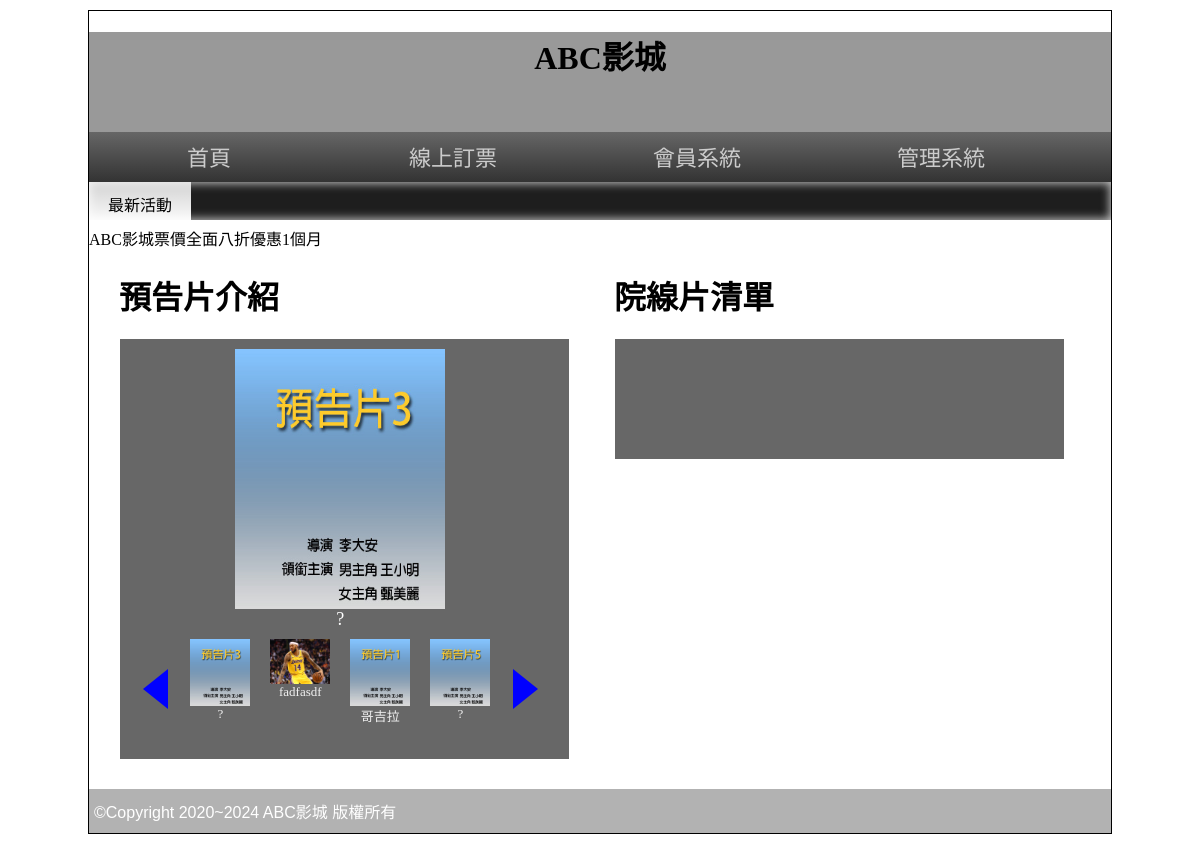
Before: / with the older database file.
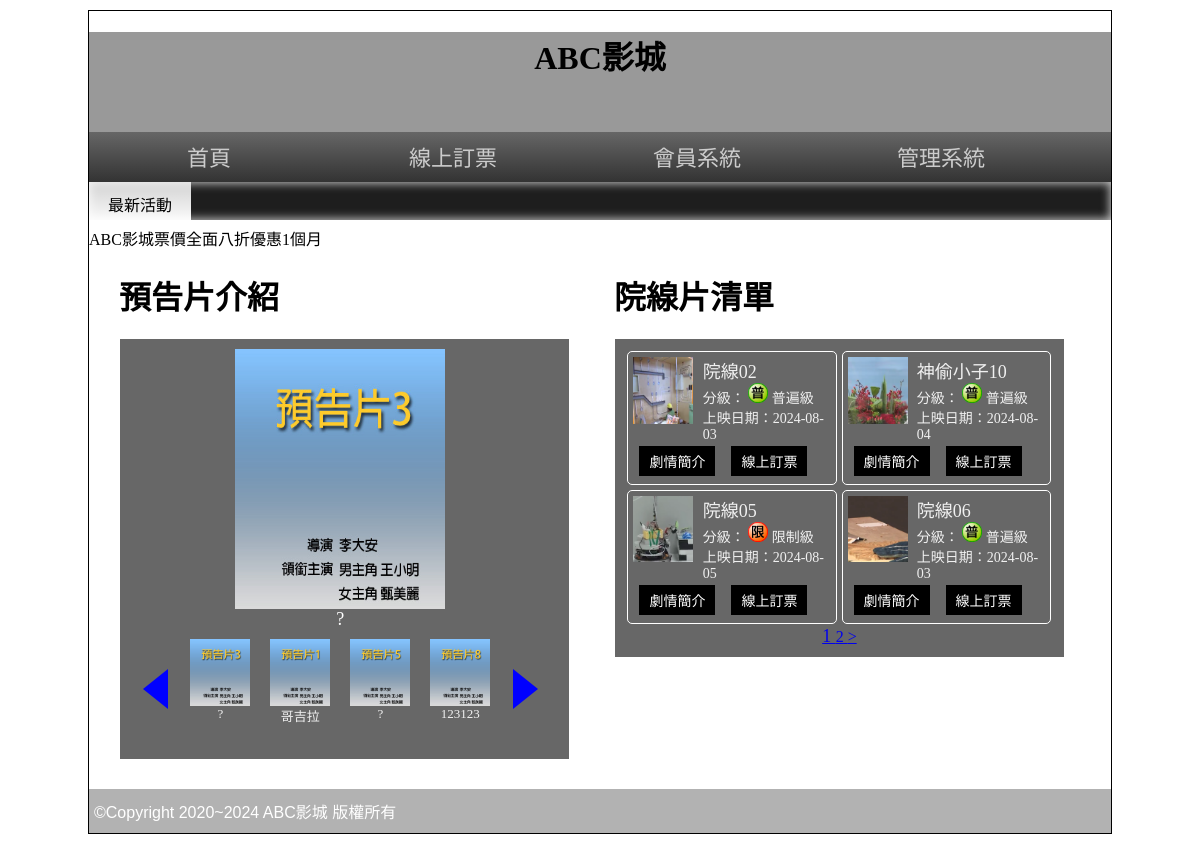
After: the same page with the newer database file.
### tables this page shows
CREATE TABLE `posters` (
  `id` int(10) UNSIGNED NOT NULL,
  `name` text NOT NULL,
  `img` text NOT NULL,
  `rank` int(10) UNSIGNED NOT NULL,
  `ani` int(10) UNSIGNED NOT NULL,
  `sh` int(1) UNSIGNED NOT NULL DEFAULT 1
);

CREATE TABLE `movies` (
  `id` int(10) UNSIGNED NOT NULL,
  `name` text NOT NULL,
  `level` int(1) NOT NULL,
  `length` int(10) NOT NULL,
  `ondate` date NOT NULL,
  `publish` text NOT NULL,
  `director` text NOT NULL,
  `trailer` text NOT NULL,
  `poster` text NOT NULL,
  `intro` text NOT NULL,
  `sh` int(1) NOT NULL,
  `rank` int(10) NOT NULL
);

### api/base.php (called while the page is built, shortened)
<?php
class DB
{
    protected $table;
    protected $dsn = "mysql:host=localhost;charset=utf8;dbname=db06";
    protected $pdo;
    public function __construct($table)
    {
        $this->table = $table;
        $this->pdo = new PDO($this->dsn, 'root', '');
    }
    public function all(...$arg)
    {
        $sql = "select * from  `$this->table`";
        if (isset($arg[0])) {
            if (is_array($arg[0])) {
                $tmp = $this->a2s($arg[0]);
                $sql .= " where " . join(" && ", $tmp);
            } else {
                $sql .= $arg[0];
            }
        }
        if (isset($arg[1])) {
            $sql .= $arg[1];
        }
        return $this->pdo->query($sql)->fetchAll(PDO::FETCH_ASSOC);
    }
    public function count(...$arg)
    {
        $sql = "select count(*) from  `$this->table`";
        if (isset($arg[0])) {
            if (is_array($arg[0])) {
                $tmp = $this->a2s($arg[0]);
                $sql .= " where " . join(" && ", $tmp);
            } else {
                $sql .= $arg[0];
            }
        }
        return $this->pdo->query($sql)->fetchColumn();
    }
    protected function a2s($array)
    {
        $tmp = [];
        foreach ($array as $key => $value) {
            $tmp[] = "`$key`='$value'";
        }
        return $tmp;
    }
}
function q($sql)
{
    $dsn = "mysql:host=localhost;charset=utf8;dbname=db06";
    $pdo = new PDO($dsn, 'root', '');
    return $pdo->query($sql)->fetchAll();
}
$Poster = new DB("posters");
$Movie = new DB("movies");

### front/main.php (the view, shortened to what this page needs)
<div class="half" style="vertical-align:top;">
    <h1>預告片介紹</h1>
    <div class="rb tab" style="width:95%;">
        <div id="posters">
            <div class="lists">
                <?php
                $posters = $Poster->all(['sh' => 1], " Order By rank");
                foreach ($posters as $poster) {
                ?>
                    <div class='poster' data-ani='<?= $poster['ani']; ?>'>
                        <img src="./images/<?= $poster['img']; ?>">
                        <div class='name'><?= $poster['name']; ?></div>
                    </div>
                <?php
                }
                ?>
            </div>
            <div class="controls">
                <div class="control">
                    <div class="btn-left"></div>
                </div>
                <div class="btns">
                    <?php
                    foreach ($posters as $poster) {
                    ?>
                        <div class="btn">
                            <img src="./images/<?= $poster['img']; ?>" alt="">
                            <div><?= $poster['name']; ?></div>
                        </div>
                    <?php
                    }
                    ?>
                </div>
                <div class="control">
                    <div class="btn-right"></div>
                </div>
            </div>
        </div>
    </div>
</div>
<div class="half">
    <h1>院線片清單</h1>
    <div class="rb tab" style="width:95%;display:flex;flex-wrap:wrap">
        <?php
        $today = date("Y-m-d");
        $ondate = date("Y-m-d", strtotime("-2 days"));
        $all = $Movie->count(" WHERE ondate >= '$ondate' && ondate <='$today' && sh=1");
        $div = 4;
        $pages = ceil($all / $div);
        $now = $_GET['p'] ?? 1;
        $start = ($now - 1) * $div;
        $movies = q("SELECT * FROM `movies` WHERE ondate >= '$ondate' && ondate <='$today' && sh=1 order by rank limit $start,$div");
        $level = [
            '1' => '普遍級',
            '2' => '保護級',
            '3' => '輔導級',
            '4' => '限制級',
        ];
        foreach ($movies as $movie) {
        ?>
            <div class="movie">
                <div class="movie-img">
                    <a href='?do=intro&id=<?= $movie['id']; ?>'>
                        <img src="./images/<?= $movie['poster']; ?>" style="width:60px;">
                    </a>
                </div>
                <div class="movie-info">
                    <div style="font-size:18px"><?= $movie['name']; ?></div>
                    <div>分級：
                        <img src="./icon/03C0<?= $movie['level']; ?>.png" style="width:20px;">
                        <?= $level[$movie['level']]; ?>
                    </div>
                    <div>上映日期：<?= $movie['ondate']; ?></div>
                </div>
                <div class="movie-btn">
                    <button onclick="location.href='?do=intro&id=<?= $movie['id']; ?>'">劇情簡介</button>
                    <button onclick="location.href='?do=order&id=<?= $movie['id']; ?>'">線上訂票</button>
                </div>
            </div>
        <?php
        }
        ?>
        <div class="ct" style="width:100%">
            <?php
            for ($i = 1; $i <= $pages; $i++) {
                $size = ($i == $now) ? 'font-size:18px' : '';
                echo "<a href='?p=$i' style='$size'> $i </a>";
            }
            if (($now + 1) <= $pages) {
                $next = $now + 1;
                echo "<a href='?p=$next'> > </a>";
            }
            ?>
        </div>
    </div>
</div>

Changed rows visible on the page:
removed posters: img (picture), name "fadfasdf"
now on this page (row unchanged): posters: img (picture), name "123123"
now on this page (row edited): movies: poster (picture), name "院線02", level "普遍級", ondate "2024-08-03"
now on this page (row edited): movies: poster (picture), name "神偷小子10", level "普遍級", ondate "2024-08-04"
now on this page (row edited): movies: poster (picture), name "院線05", shows a picture, level "限制級", ondate "2024-08-05"
now on this page (row edited): movies: poster (picture), name "院線06", level "普遍級", ondate "2024-08-03"
Other visible differences:
new list line: "1"
new list line: "2"
